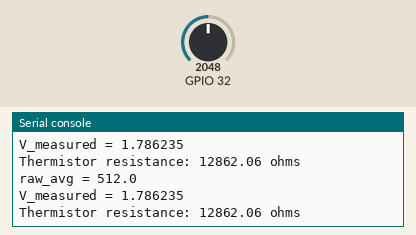
Simulated run of this program. Board: ESP32 board running MicroPython. On the bench: the last lines printed to the serial console. The test bench sets the inputs (shaded band); at power-on: GPIO 32 = 2048 (analog values on the 0–4095 scale).

Above: at 3.2 s.
3.3 s: GPIO 32 set to 2866
At 4.6 s:
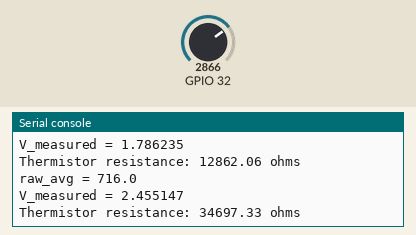
4.8 s: GPIO 32 set to 3603
At 5.8 s:
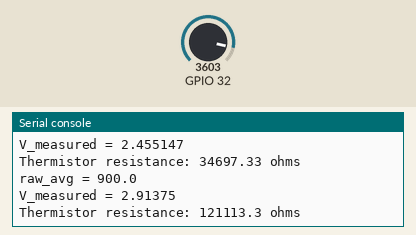
Timing chart, 0 to 7.8 s (numbered marks = the images above; inputs shaded):
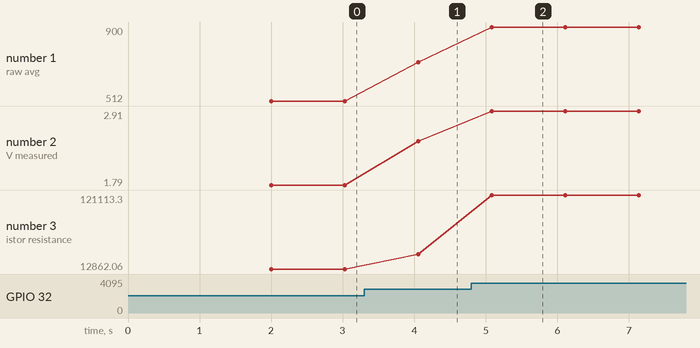

Measured:
- after the input at 3.3 s, the serial console: prints a new line after 0.76 s (image 1)
- after the input at 4.8 s, the serial console: prints a new line after 0.28 s (image 2)
- plotted number 1: 512 → 716 after the input at 3.3 s, 716 → 900 after the input at 4.8 s
- plotted number 2: 1.79 → 2.46 after the input at 3.3 s, 2.46 → 2.91 after the input at 4.8 s
- plotted number 3: 12862.06 → 34697.33 after the input at 3.3 s, 34697.33 → 121113.3 after the input at 4.8 s

The program:

read_temp.py
```python
from machine import Pin
from machine import ADC
from machine import DAC
from math import log

import machine
import utime

adc_V_lookup = [0.01852941, 0.04941176, 0.05352941, 0.05764706, 0.06176471, 0.06588235, 0.06999999, 0.07411765, 0.07720589, 0.08029412, 0.08338234, 0.08647058, 0.09058824, 0.09470588, 0.09882353, 0.1019118, 0.105, 0.1080882, 0.1111765, 0.1152941, 0.1194118, 0.1235294, 0.1266176, 0.1297059, 0.1327941, 0.1358824, 0.14, 0.1441176, 0.1482353, 0.1513235, 0.1544118, 0.1575, 0.1605882, 0.1636765, 0.1667647, 0.1698529, 0.1729412, 0.1770588, 0.1811765, 0.1852941, 0.1894118, 0.1935294, 0.197647, 0.2007353, 0.2038235, 0.2069118, 0.21, 0.2130882, 0.2161765, 0.2192647, 0.2223529, 0.2264706, 0.2305882, 0.2347059, 0.2388235, 0.2429412, 0.2470588, 0.2501471, 0.2532353, 0.2563235, 0.2594118, 0.2625, 0.2655882, 0.2686765, 0.2717647, 0.2748529, 0.2779412, 0.2810294, 0.2841177, 0.2872059, 0.2902941, 0.2933824, 0.2964706, 0.3005882, 0.3047059, 0.3088235, 0.3119118, 0.315, 0.3180882, 0.3211765, 0.3252941, 0.3294117, 0.3335294, 0.3376471, 0.3417647, 0.3458823, 0.3489706, 0.3520588, 0.355147, 0.3582353, 0.3623529, 0.3664706, 0.3705882, 0.3736764, 0.3767647, 0.3798529, 0.3829412, 0.3860294, 0.3891176, 0.3922059, 0.3952941, 0.3994117, 0.4035294, 0.407647, 0.4107353, 0.4138235, 0.4169117, 0.42, 0.4230882, 0.4261765, 0.4292647, 0.4323529, 0.4364706, 0.4405882, 0.4447059, 0.4477941, 0.4508823, 0.4539706, 0.4570588, 0.4611764, 0.4652941, 0.4694118, 0.4735294, 0.4776471, 0.4817647, 0.4842353, 0.4867059, 0.4891764, 0.4916471, 0.4941176, 0.4972058, 0.5002941, 0.5033823, 0.5064706, 0.5105882, 0.5147059, 0.5188235, 0.5219117, 0.525, 0.5280882, 0.5311765, 0.5342647, 0.5373529, 0.5404411, 0.5435294, 0.547647, 0.5517647, 0.5558824, 0.5589705, 0.5620588, 0.565147, 0.5682353, 0.5723529, 0.5764706, 0.5805882, 0.5836764, 0.5867647, 0.5898529, 0.5929412, 0.5960294, 0.5991177, 0.6022058, 0.6052941, 0.6094117, 0.6135294, 0.6176471, 0.6207353, 0.6238235, 0.6269117, 0.63, 0.6341176, 0.6382353, 0.642353, 0.6454412, 0.6485294, 0.6516176, 0.6547059, 0.6577941, 0.6608823, 0.6639705, 0.6670588, 0.6711764, 0.6752941, 0.6794117, 0.6824999, 0.6855882, 0.6886764, 0.6917646, 0.6958823, 0.7, 0.7041176, 0.7065882, 0.7090588, 0.7115294, 0.714, 0.7164705, 0.7205882, 0.7247059, 0.7288235, 0.7329412, 0.7370588, 0.7411764, 0.7442647, 0.7473529, 0.7504411, 0.7535294, 0.757647, 0.7617647, 0.7658823, 0.7689705, 0.7720588, 0.775147, 0.7782352, 0.7797794, 0.7813235, 0.7828676, 0.7844117, 0.7859559, 0.7875, 0.7890441, 0.7905882, 0.7947059, 0.7988235, 0.8029411, 0.8054117, 0.8078823, 0.8103529, 0.8128235, 0.8152941, 0.8194118, 0.8235293, 0.827647, 0.8307353, 0.8338235, 0.8369118, 0.84, 0.8441176, 0.8482352, 0.8523529, 0.8548235, 0.8572941, 0.8597647, 0.8622353, 0.8647058, 0.8708823, 0.8770588, 0.8801471, 0.8832353, 0.8863235, 0.8894117, 0.8935294, 0.897647, 0.9017647, 0.9042353, 0.9067059, 0.9091764, 0.911647, 0.9141176, 0.9172059, 0.9202941, 0.9233823, 0.9264706, 0.9305882, 0.9347058, 0.9388235, 0.9419117, 0.9449999, 0.9480882, 0.9511765, 0.9542646, 0.9573528, 0.9604411, 0.9635294, 0.9676471, 0.9717647, 0.9758823, 0.9789705, 0.9820587, 0.985147, 0.9882353, 0.9913235, 0.9944117, 0.9974999, 1.000588, 1.003676, 1.006765, 1.009853, 1.012941, 1.017059, 1.021176, 1.025294, 1.029412, 1.033529, 1.037647, 1.040735, 1.043823, 1.046912, 1.05, 1.053088, 1.056176, 1.059265, 1.062353, 1.065441, 1.068529, 1.071618, 1.074706, 1.078824, 1.082941, 1.087059, 1.090147, 1.093235, 1.096323, 1.099412, 1.1025, 1.105588, 1.108676, 1.111765, 1.114853, 1.117941, 1.121029, 1.124118, 1.128235, 1.132353, 1.136471, 1.140588, 1.144706, 1.148823, 1.151294, 1.153765, 1.156235, 1.158706, 1.161176, 1.165294, 1.169412, 1.173529, 1.177647, 1.181765, 1.185882, 1.188971, 1.192059, 1.195147, 1.198235, 1.202353, 1.20647, 1.210588, 1.213676, 1.216765, 1.219853, 1.222941, 1.226029, 1.229118, 1.232206, 1.235294, 1.238382, 1.241471, 1.244559, 1.247647, 1.251765, 1.255882, 1.26, 1.263088, 1.266176, 1.269265, 1.272353, 1.276471, 1.280588, 1.284706, 1.287794, 1.290882, 1.293971, 1.297059, 1.301176, 1.305294, 1.309412, 1.3125, 1.315588, 1.318676, 1.321765, 1.325882, 1.33, 1.334118, 1.336588, 1.339059, 1.341529, 1.344, 1.34647, 1.349559, 1.352647, 1.355735, 1.358823, 1.361912, 1.365, 1.368088, 1.371176, 1.375294, 1.379412, 1.383529, 1.386618, 1.389706, 1.392794, 1.395882, 1.4, 1.404118, 1.408235, 1.411323, 1.414412, 1.4175, 1.420588, 1.423676, 1.426765, 1.429853, 1.432941, 1.437059, 1.441176, 1.445294, 1.448382, 1.45147, 1.454559, 1.457647, 1.461765, 1.465882, 1.47, 1.473088, 1.476176, 1.479265, 1.482353, 1.485441, 1.488529, 1.491618, 1.494706, 1.498824, 1.502941, 1.507059, 1.510147, 1.513235, 1.516323, 1.519412, 1.523529, 1.527647, 1.531765, 1.534853, 1.537941, 1.541029, 1.544118, 1.548235, 1.552353, 1.55647, 1.558941, 1.561412, 1.563882, 1.566353, 1.568823, 1.581176, 1.585294, 1.589412, 1.593529, 1.596618, 1.599706, 1.602794, 1.605882, 1.61, 1.614118, 1.618235, 1.621323, 1.624412, 1.6275, 1.630588, 1.634706, 1.638824, 1.642941, 1.646029, 1.649118, 1.652206, 1.655294, 1.659412, 1.663529, 1.667647, 1.670735, 1.673823, 1.676912, 1.68, 1.683088, 1.686176, 1.689265, 1.692353, 1.69647, 1.700588, 1.704706, 1.707176, 1.709647, 1.712118, 1.714588, 1.717059, 1.721176, 1.725294, 1.729412, 1.733529, 1.737647, 1.741765, 1.744853, 1.747941, 1.751029, 1.754118, 1.757206, 1.760294, 1.763382, 1.766471, 1.770588, 1.774706, 1.778823, 1.781294, 1.783765, 1.786235, 1.788706, 1.791176, 1.795294, 1.799412, 1.803529, 1.806618, 1.809706, 1.812794, 1.815882, 1.82, 1.824118, 1.828235, 1.831324, 1.834412, 1.8375, 1.840588, 1.843676, 1.846765, 1.849853, 1.852941, 1.856029, 1.859118, 1.862206, 1.865294, 1.87147, 1.877647, 1.880735, 1.883823, 1.886912, 1.89, 1.893088, 1.896176, 1.899265, 1.902353, 1.90647, 1.910588, 1.914706, 1.917794, 1.920882, 1.92397, 1.927059, 1.931176, 1.935294, 1.939412, 1.9425, 1.945588, 1.948676, 1.951765, 1.954853, 1.957941, 1.961029, 1.964118, 1.968235, 1.972353, 1.97647, 1.979559, 1.982647, 1.985735, 1.988823, 1.992941, 1.997059, 2.001176, 2.004265, 2.007353, 2.010441, 2.013529, 2.017647, 2.021765, 2.025882, 2.02897, 2.032059, 2.035147, 2.038235, 2.041323, 2.044412, 2.0475, 2.050588, 2.053676, 2.056765, 2.059853, 2.062941, 2.067059, 2.071177, 2.075294, 2.079412, 2.083529, 2.087647, 2.090735, 2.093823, 2.096912, 2.1, 2.104117, 2.108235, 2.112353, 2.114823, 2.117294, 2.119765, 2.122235, 2.124706, 2.128823, 2.132941, 2.137059, 2.140147, 2.143235, 2.146323, 2.149412, 2.153529, 2.157647, 2.161765, 2.164853, 2.167941, 2.171029, 2.174118, 2.177206, 2.180294, 2.183382, 2.186471, 2.189559, 2.192647, 2.195735, 2.198823, 2.202941, 2.207059, 2.211176, 2.214265, 2.217353, 2.220441, 2.223529, 2.226618, 2.229706, 2.232794, 2.235882, 2.238971, 2.242059, 2.245147, 2.248235, 2.251323, 2.254412, 2.2575, 2.260588, 2.264706, 2.268823, 2.272941, 2.276029, 2.279118, 2.282206, 2.285294, 2.288382, 2.291471, 2.294559, 2.297647, 2.301764, 2.305882, 2.31, 2.313088, 2.316176, 2.319265, 2.322353, 2.325441, 2.328529, 2.331618, 2.334706, 2.338823, 2.342941, 2.347059, 2.349529, 2.352, 2.35447, 2.356941, 2.359412, 2.360956, 2.3625, 2.364044, 2.365588, 2.367132, 2.368676, 2.37022, 2.371765, 2.375882, 2.38, 2.384118, 2.386588, 2.389059, 2.391529, 2.394, 2.396471, 2.400588, 2.404706, 2.408823, 2.412941, 2.417059, 2.421176, 2.424265, 2.427353, 2.430441, 2.433529, 2.436, 2.43847, 2.440941, 2.443412, 2.445882, 2.448971, 2.452059, 2.455147, 2.458235, 2.462353, 2.46647, 2.470588, 2.473676, 2.476765, 2.479853, 2.482941, 2.485412, 2.487882, 2.490353, 2.492823, 2.495294, 2.498382, 2.501471, 2.504559, 2.507647, 2.510735, 2.513824, 2.516912, 2.52, 2.523088, 2.526176, 2.529265, 2.532353, 2.534823, 2.537294, 2.539765, 2.542235, 2.544706, 2.547794, 2.550882, 2.553971, 2.557059, 2.560147, 2.563235, 2.566324, 2.569412, 2.5725, 2.575588, 2.578676, 2.581765, 2.584235, 2.586706, 2.589176, 2.591647, 2.594118, 2.597206, 2.600294, 2.603382, 2.606471, 2.608235, 2.61, 2.611765, 2.613529, 2.615294, 2.617059, 2.618824, 2.621912, 2.625, 2.628088, 2.631176, 2.634265, 2.637353, 2.640441, 2.643529, 2.646, 2.64847, 2.650941, 2.653412, 2.655882, 2.65897, 2.662059, 2.665147, 2.668235, 2.670294, 2.672353, 2.674412, 2.676471, 2.678529, 2.680588, 2.683059, 2.685529, 2.688, 2.69047, 2.692941, 2.695412, 2.697882, 2.700353, 2.702823, 2.705294, 2.707765, 2.710235, 2.712706, 2.715176, 2.717647, 2.720735, 2.723823, 2.726912, 2.73, 2.732059, 2.734118, 2.736176, 2.738235, 2.740294, 2.742353, 2.744823, 2.747294, 2.749765, 2.752235, 2.754706, 2.757176, 2.759647, 2.762118, 2.764588, 2.767059, 2.769118, 2.771176, 2.773235, 2.775294, 2.777353, 2.779412, 2.781882, 2.784353, 2.786824, 2.789294, 2.791764, 2.793823, 2.795882, 2.797941, 2.8, 2.802059, 2.804117, 2.806588, 2.809059, 2.811529, 2.814, 2.81647, 2.818529, 2.820588, 2.822647, 2.824706, 2.826765, 2.828823, 2.830882, 2.832941, 2.835, 2.837059, 2.839118, 2.841176, 2.843647, 2.846117, 2.848588, 2.851059, 2.853529, 2.855588, 2.857647, 2.859706, 2.861765, 2.863823, 2.865882, 2.867941, 2.87, 2.872059, 2.874118, 2.876176, 2.878235, 2.880706, 2.883176, 2.885647, 2.888118, 2.890588, 2.893059, 2.895529, 2.898, 2.900471, 2.902941, 2.904485, 2.906029, 2.907574, 2.909118, 2.910662, 2.912206, 2.91375, 2.915294, 2.917764, 2.920235, 2.922706, 2.925176, 2.927647, 2.929412, 2.931176, 2.932941, 2.934706, 2.93647, 2.938235, 2.94, 2.941544, 2.943088, 2.944632, 2.946176, 2.947721, 2.949265, 2.950809, 2.952353, 2.954823, 2.957294, 2.959765, 2.962235, 2.964706, 2.966471, 2.968235, 2.97, 2.971765, 2.973529, 2.975294, 2.977059, 2.979118, 2.981176, 2.983235, 2.985294, 2.987353, 2.989412, 2.991882, 2.994353, 2.996824, 2.999294, 3.001765, 3.003137, 3.00451, 3.005882, 3.007255, 3.008627, 3.01, 3.011372, 3.012745, 3.014117, 3.015882, 3.017647, 3.019412, 3.021176, 3.022941, 3.024706, 3.02647, 3.028015, 3.029559, 3.031103, 3.032647, 3.034191, 3.035735, 3.037279, 3.038823, 3.040882, 3.042941, 3.045, 3.047059, 3.049118, 3.051176, 3.052941, 3.054706, 3.05647, 3.058235, 3.06, 3.061765, 3.063529, 3.065588, 3.067647, 3.069706, 3.071765, 3.073823, 3.075882, 3.077426, 3.07897, 3.080515, 3.082059, 3.083603, 3.085147, 3.086691, 3.088235, 3.09, 3.091765, 3.093529, 3.095294, 3.097059, 3.098824, 3.100588, 3.102647, 3.104706, 3.106765, 3.108824, 3.110882, 3.112941, 3.114485, 3.116029, 3.117573, 3.119117, 3.120662, 3.122206, 3.12375, 3.125294, 3.127353, 3.129411, 3.13147, 3.133529, 3.135588, 3.137647, 3.15, 3.15]

NOM_RES = 10000
SER_RES = 9820
TEMP_NOM = 25
NUM_SAMPLES = 25
THERM_B_COEFF = 3950
ADC_MAX = 1023
ADC_Vmax = 3.15

def init_temp_sensor(TENP_SENS_ADC_PIN_NO = 32):
    adc = ADC(Pin(TENP_SENS_ADC_PIN_NO))
    adc.atten(ADC.ATTN_11DB)
    adc.width(ADC.WIDTH_10BIT)
    return adc

def read_temp(temp_sens):
    raw_read = []
    # Collect NUM_SAMPLES
    for i in range(1, NUM_SAMPLES+1):
        raw_read.append(temp_sens.read())

    # Average of the NUM_SAMPLES and look it up in the table
    raw_average = sum(raw_read)/NUM_SAMPLES
    print('raw_avg = ' + str(raw_average))
    print('V_measured = ' + str(adc_V_lookup[round(raw_average)]))

    # Convert to resistance
    raw_average = ADC_MAX * adc_V_lookup[round(raw_average)]/ADC_Vmax
    resistance = (SER_RES * raw_average) / (ADC_MAX - raw_average)
    print('Thermistor resistance: {} ohms'.format(resistance))

    # Convert to temperature
    steinhart  = log(resistance / NOM_RES) / THERM_B_COEFF
    steinhart += 1.0 / (TEMP_NOM + 273.15)
    steinhart  = (1.0 / steinhart) - 273.15
    return steinhart

print("I'm alive!\n")
utime.sleep_ms(2000)

temp_sens = init_temp_sensor()

sample_last_ms = 0
SAMPLE_INTERVAL = 1000

while (True):
    if utime.ticks_diff(utime.ticks_ms(), sample_last_ms) >= SAMPLE_INTERVAL:
        temp = read_temp(temp_sens)
        #print('Thermistor temperature: ' + str(temp))
        sample_last_ms = utime.ticks_ms()
```
